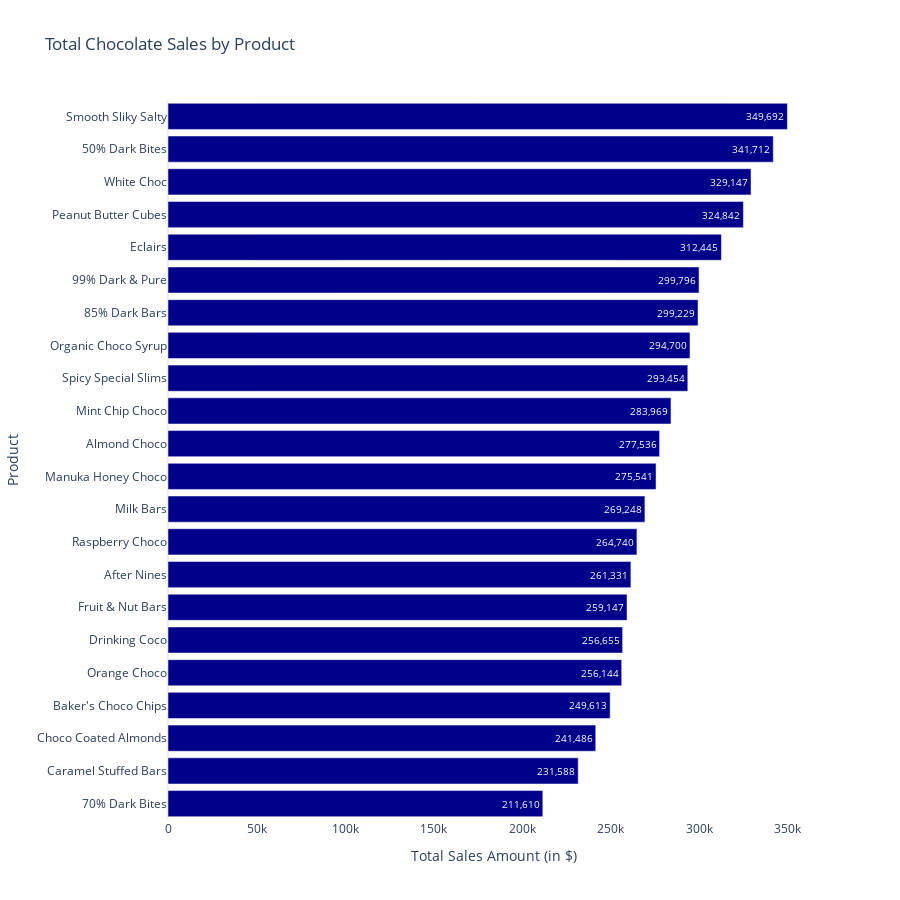

The notebook cell saved with this chart:
### Markdown cell above
### **Total sales by product**

### Code cell
sales_by_product = df.groupby('Product')['Amount'].sum().sort_values(ascending=True).reset_index(drop=False)

plot_bar_with_amount('Total Chocolate Sales by Product',
                     sales_by_product, 'Amount', 'Product', orient='h', height=900)

### Figure 1 — Plotly figure (JSON) as saved in the notebook; plotly's stock layout.template omitted (floating-point values rounded to 4 significant figures)
{"data": [{"hovertemplate": "<b>Product:</b> %{y}<br><b>Amount:</b> $%{x:,.0f}<extra></extra>", "marker": {"color": "darkblue"}, "orientation": "h", "text": ["211,610", "231,588", "241,486", "249,613", "256,144", "256,655", "259,147", "261,331", "264,740", "269,248", "275,541", "277,536", "283,969", "293,454", "294,700", "299,229", "299,796", "312,445", "324,842", "329,147", "341,712", "349,692"], "textfont": {"size": 10}, "textposition": "inside", "type": "bar", "x": [211600.0, 231600.0, 241500.0, 249600.0, 256100.0, 256700.0, 259100.0, 261300.0, 264700.0, 269200.0, 275500.0, 277500.0, 284000.0, 293500.0, 294700.0, 299200.0, 299800.0, 312400.0, 324800.0, 329100.0, 341700.0, 349700.0], "y": ["70% Dark Bites", "Caramel Stuffed Bars", "Choco Coated Almonds", "Baker's Choco Chips", "Orange Choco", "Drinking Coco", "Fruit & Nut Bars", "After Nines", "Raspberry Choco", "Milk Bars", "Manuka Honey Choco", "Almond Choco", "Mint Chip Choco", "Spicy Special Slims", "Organic Choco Syrup", "85% Dark Bars", "99% Dark & Pure", "Eclairs", "Peanut Butter Cubes", "White Choc", "50% Dark Bites", "Smooth Sliky Salty"]}], "layout": {"height": 900, "hoverlabel": {"bgcolor": "#333333", "bordercolor": "#333333", "font": {"color": "white", "size": 14}}, "title": {"text": "Total Chocolate Sales by Product"}, "xaxis": {"showgrid": false, "tickangle": 0, "title": {"text": "Total Sales Amount (in $)"}}, "yaxis": {"showgrid": false, "title": {"text": "Product"}}}}
